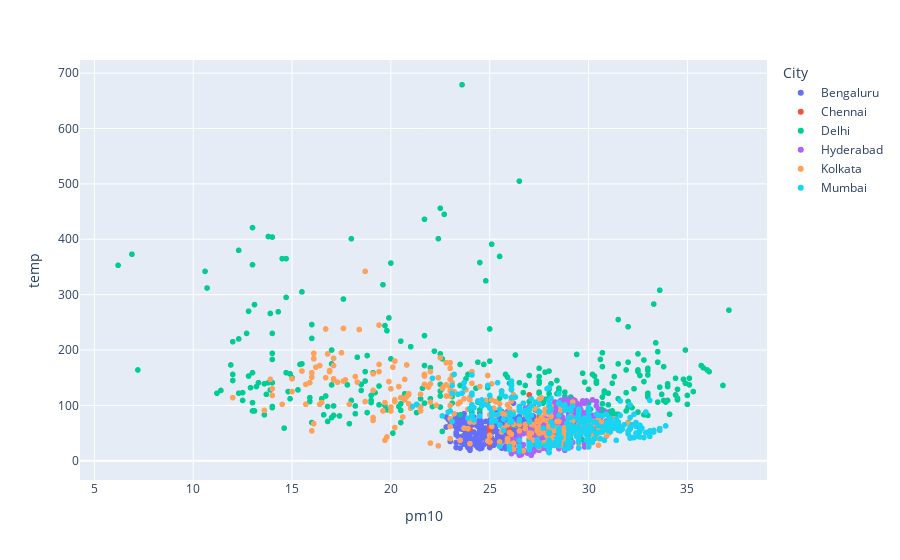

Notebook cell for this chart:
### Code cell
fig=px.scatter(df19temp10,'median_x','median_y',color='City')
fig.update_layout(yaxis=dict(title='temp'),
                  xaxis=dict(title='pm10'))

### Figure 1 — Plotly figure (JSON) as saved in the notebook; plotly's stock layout.template omitted (floating-point values rounded to 4 significant figures; data arrays with more than 128 entries replaced by an {"elided": "..."} marker saying what was removed)
{"data": [{"hovertemplate": "City=Bengaluru<br>median_x=%{x}<br>median_y=%{y}<extra></extra>", "legendgroup": "Bengaluru", "marker": {"color": "#636efa", "symbol": "circle"}, "mode": "markers", "name": "Bengaluru", "showlegend": true, "type": "scattergl", "x": {"elided": "387 float values"}, "xaxis": "x", "y": {"elided": "387 int values"}, "yaxis": "y"}, {"hovertemplate": "City=Chennai<br>median_x=%{x}<br>median_y=%{y}<extra></extra>", "legendgroup": "Chennai", "marker": {"color": "#EF553B", "symbol": "circle"}, "mode": "markers", "name": "Chennai", "showlegend": true, "type": "scattergl", "x": [26.5, 27.5, 27, 27.5, 27, 27.5, 27.5, 27, 26, 27, 26.5, 28, 28, 27, 27.5, 26, 25, 26.5, 28, 27, 27, 26.3, 25, 26, 26.5, 27, 27, 26, 25, 26, 27, 26.5, 27, 27, 26.1, 26, 26, 26, 25, 26, 25, 26, 24, 28.7, 28, 28], "xaxis": "x", "y": [51, 65, 119, 80, 31, 30, 56, 46, 45, 49, 55, 68, 56, 51, 47, 54, 52, 33, 74, 62, 65, 66, 31, 38, 35, 32, 36, 40, 45, 37, 33, 51, 47, 52, 64, 63, 53, 52, 60, 43, 39, 54, 57, 28, 33, 27], "yaxis": "y"}, {"hovertemplate": "City=Delhi<br>median_x=%{x}<br>median_y=%{y}<extra></extra>", "legendgroup": "Delhi", "marker": {"color": "#00cc96", "symbol": "circle"}, "mode": "markers", "name": "Delhi", "showlegend": true, "type": "scattergl", "x": {"elided": "391 float values"}, "xaxis": "x", "y": {"elided": "391 int values"}, "yaxis": "y"}, {"hovertemplate": "City=Hyderabad<br>median_x=%{x}<br>median_y=%{y}<extra></extra>", "legendgroup": "Hyderabad", "marker": {"color": "#ab63fa", "symbol": "circle"}, "mode": "markers", "name": "Hyderabad", "showlegend": true, "type": "scattergl", "x": {"elided": "387 float values"}, "xaxis": "x", "y": {"elided": "387 int values"}, "yaxis": "y"}, {"hovertemplate": "City=Kolkata<br>median_x=%{x}<br>median_y=%{y}<extra></extra>", "legendgroup": "Kolkata", "marker": {"color": "#FFA15A", "symbol": "circle"}, "mode": "markers", "name": "Kolkata", "showlegend": true, "type": "scattergl", "x": {"elided": "387 float values"}, "xaxis": "x", "y": {"elided": "387 int values"}, "yaxis": "y"}, {"hovertemplate": "City=Mumbai<br>median_x=%{x}<br>median_y=%{y}<extra></extra>", "legendgroup": "Mumbai", "marker": {"color": "#19d3f3", "symbol": "circle"}, "mode": "markers", "name": "Mumbai", "showlegend": true, "type": "scattergl", "x": {"elided": "387 float values"}, "xaxis": "x", "y": {"elided": "387 int values"}, "yaxis": "y"}], "layout": {"autosize": true, "legend": {"title": {"text": "City"}, "tracegroupgap": 0}, "margin": {"t": 60}, "xaxis": {"anchor": "y", "autorange": true, "domain": [0, 1], "range": [4.268, 39.03], "title": {"text": "pm10"}, "type": "linear"}, "yaxis": {"anchor": "x", "autorange": true, "domain": [0, 1], "range": [-37.43, 726.4], "title": {"text": "temp"}, "type": "linear"}}}
